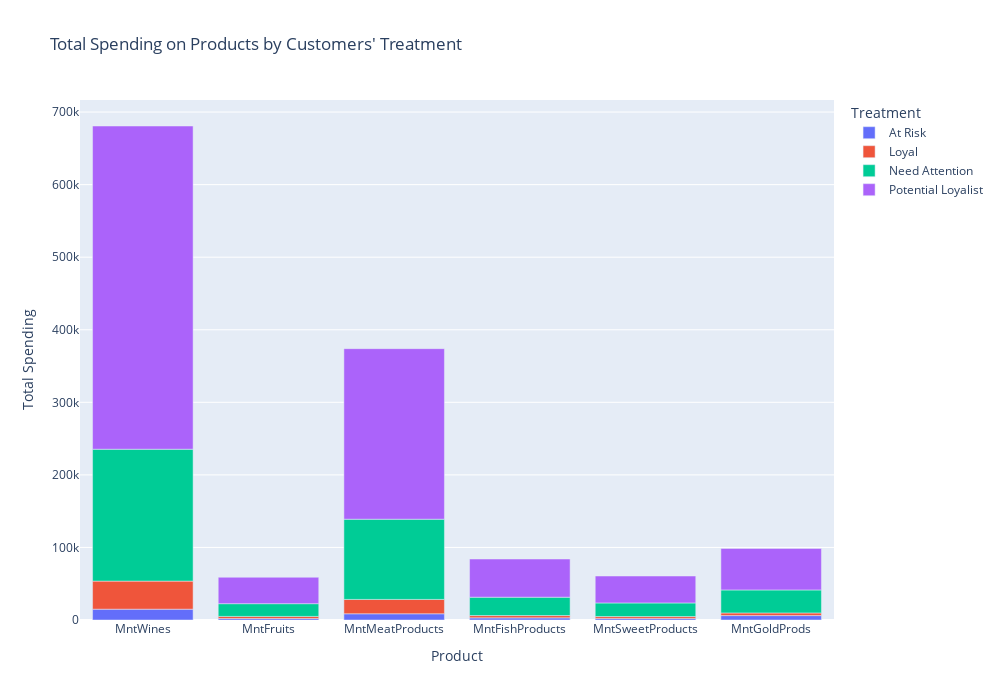

The cell this chart's notebook holds for it:
### Markdown cell above
"Total Spending on Products by Customers' Label." Here are some insights based on the visual data presented:

1. *Product Categories*: The chart shows different product categories such as Wines, Fruits, Meat Products, Fish Products, Sweet Products, and Gold Products.

2. *Customer Labels*: There are three labels for customers - 'Bad,' 'Excellent,' and 'Good,' which likely indicate the level of spending or perhaps the quality of customers based on their purchasing behavior.

3. *Spending Patterns*:
   - *Wines*: This category has the highest total spending, with 'Good' customers contributing the most, followed by 'Excellent,' and then 'Bad.'
   - *Meat Products*: The second highest category, again with 'Good' customers leading in spending, followed closely by 'Excellent' customers.
   - *Fish, Sweets, and Gold Products*: These categories show a similar pattern of spending, with 'Good' and 'Excellent' customers contributing almost equally, and 'Bad' customers contributing a much smaller amount.
   - *Fruits*: This category has the least total spending, and the contribution from 'Bad' customers is minimal.

4. *Customer Behavior*: 'Good' customers are the leading spenders in every product category, which might suggest that they are the core customer base for these products. 'Excellent' customers, while spending less overall, still contribute significantly, especially in the Meat and Fish Products categories. 'Bad' customers contribute the least amount of spending across all product categories.

5. *Business Insights*:
   - The business might consider focusing marketing efforts on the 'Good' customer segment since they are the primary contributors to sales.
   - There could be potential to grow the 'Excellent' customer base, given their significant contributions in certain categories.
   - For 'Bad' customers, the business might want to explore strategies to increase their engagement and spending.

6. *Potential Strategies*:
   - *Product Focus*: Given the high spending on Wines and Meat Products, these could be key areas for promotion and stock variety.
   - *Customer Retention*: For 'Good' and 'Excellent' customers, loyalty programs or targeted upselling might be effective.
   - *Customer Improvement*: Investigating why 'Bad' customers spend less and developing strategies to convert them into higher spending brackets could be beneficial.

This chart is a tool for understanding customer spending habits and can inform business decisions on inventory, marketing, and customer relationship management.

### Code cell
# Choosing columns to show in the bar chart
columns = ['MntWines', 'MntFruits', 'MntMeatProducts', 'MntFishProducts', 'MntSweetProducts', 'MntGoldProds']

# Grouping columns
supermarket_table = supermarket.groupby('Treatment')[columns].sum().reset_index()

# Melt DataFrame 
df_melted = pd.melt(supermarket_table, id_vars=['Treatment'], value_vars=columns, var_name='Product', value_name='Total Spending')

# Make bar chart using Plotly Express
fig = px.bar(df_melted, x='Product', y='Total Spending', color='Treatment',
             title="Total Spending on Products by Customers' Treatment",
             width=1000, height=700)

fig.update_layout(
    xaxis_title='Product',
    yaxis_title='Total Spending',
    legend_title='Treatment'
)

fig.show()

### Figure 1 — Plotly figure (JSON) as saved in the notebook; plotly's stock layout.template omitted (floating-point values rounded to 4 significant figures)
{"data": [{"alignmentgroup": "True", "hovertemplate": "Treatment=At Risk<br>Product=%{x}<br>Total Spending=%{y}<extra></extra>", "legendgroup": "At Risk", "marker": {"color": "#636efa", "pattern": {"shape": ""}}, "name": "At Risk", "offsetgroup": "At Risk", "orientation": "v", "showlegend": true, "textposition": "auto", "type": "bar", "x": ["MntWines", "MntFruits", "MntMeatProducts", "MntFishProducts", "MntSweetProducts", "MntGoldProds"], "xaxis": "x", "y": [14913, 2121, 8570, 2962, 2201, 6090], "yaxis": "y"}, {"alignmentgroup": "True", "hovertemplate": "Treatment=Loyal<br>Product=%{x}<br>Total Spending=%{y}<extra></extra>", "legendgroup": "Loyal", "marker": {"color": "#EF553B", "pattern": {"shape": ""}}, "name": "Loyal", "offsetgroup": "Loyal", "orientation": "v", "showlegend": true, "textposition": "auto", "type": "bar", "x": ["MntWines", "MntFruits", "MntMeatProducts", "MntFishProducts", "MntSweetProducts", "MntGoldProds"], "xaxis": "x", "y": [38688, 2811, 19795, 3156, 2558, 3654], "yaxis": "y"}, {"alignmentgroup": "True", "hovertemplate": "Treatment=Need Attention<br>Product=%{x}<br>Total Spending=%{y}<extra></extra>", "legendgroup": "Need Attention", "marker": {"color": "#00cc96", "pattern": {"shape": ""}}, "name": "Need Attention", "offsetgroup": "Need Attention", "orientation": "v", "showlegend": true, "textposition": "auto", "type": "bar", "x": ["MntWines", "MntFruits", "MntMeatProducts", "MntFishProducts", "MntSweetProducts", "MntGoldProds"], "xaxis": "x", "y": [181759, 17563, 110539, 25285, 18747, 31682], "yaxis": "y"}, {"alignmentgroup": "True", "hovertemplate": "Treatment=Potential Loyalist<br>Product=%{x}<br>Total Spending=%{y}<extra></extra>", "legendgroup": "Potential Loyalist", "marker": {"color": "#ab63fa", "pattern": {"shape": ""}}, "name": "Potential Loyalist", "offsetgroup": "Potential Loyalist", "orientation": "v", "showlegend": true, "textposition": "auto", "type": "bar", "x": ["MntWines", "MntFruits", "MntMeatProducts", "MntFishProducts", "MntSweetProducts", "MntGoldProds"], "xaxis": "x", "y": [445447, 36408, 235046, 52646, 37114, 57171], "yaxis": "y"}], "layout": {"barmode": "relative", "height": 700, "legend": {"title": {"text": "Treatment"}, "tracegroupgap": 0}, "title": {"text": "Total Spending on Products by Customers' Treatment"}, "width": 1000, "xaxis": {"anchor": "y", "domain": [0, 1], "title": {"text": "Product"}}, "yaxis": {"anchor": "x", "domain": [0, 1], "title": {"text": "Total Spending"}}}}
